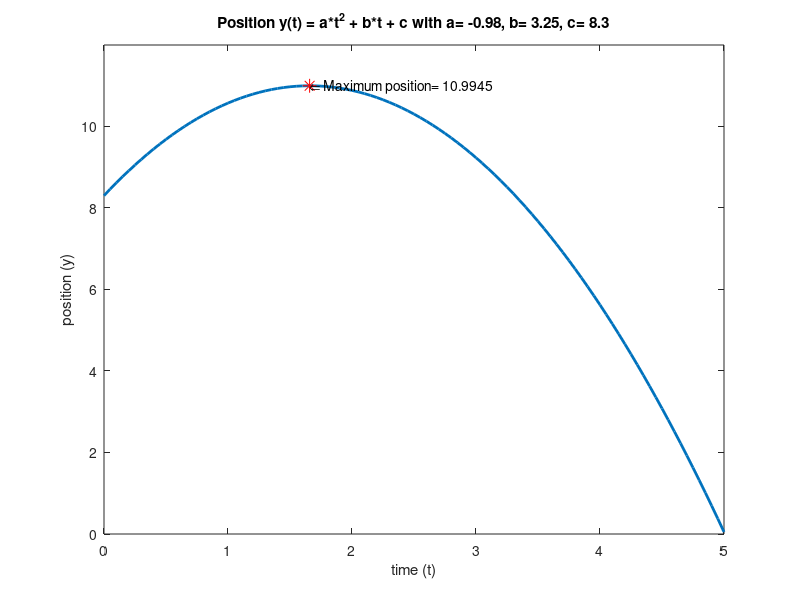

This chart was generated by the following MATLAB code:
% Jason M Graham
% 02/20/2018
% A simple script that computes with kinematic equations
% recall that y = at^2 + bt + c
% is the kinematic equation for position y as a function of time t
% where a = constant acceleration
% b = initial speed
% c = initial position 

% close plot windows and clear workspace
%close all;
%clear all;

% Parameters
a = -0.98; % acceleration 
b = 3.25;  % initial speed
c = 8.3;   % initial position
t = 12.3;  % a time value
y = a*t^2 + b*t + c; % the equation for position 

% Let's work with user defined input
t = input('Input a time at which to calculate y ');
% calculation based on user input
y = a*t^2 + b*t + c;
% display the result 
disp(['Position at time t= ',num2str(t),' is y= ',num2str(y), '.'])

% Let's also out put the corresponding speed v = 2*a*t + b
v = 2*a*t + b; % speed as a function of time 
disp(['The speed at time t= ',num2str(t),' is v= ',num2str(v), '.'])

% Recall that the time at which the position y is maximized is t = -b/(2*a)
tMax = -b/(2*a);
yMax = a*tMax^2 + b*tMax + c; % the equation for maximum position
disp(['The max position is at time tMax= ',num2str(tMax),' is xMax= ',num2str(yMax), '.'])

% We should make a plot of the position as a function of time
% We will ask for a final time value
tf = input('Input a final time value (>0) at which to calculate y ');

t = linspace(0,tf,101);  % time interval with 101 points
y = a*t.^2 + b*t + c; % note that this is vectorized where necessary
v = 2*a*t+b;
PositionVelocity = figure('Name','Position and Velocity');figure(PositionVelocity);
plot(t,y,'LineWidth',2); hold on;
%plot(t,v,'LineWidth',4);
title(['Position y(t) = a*t^2 + b*t + c with a= ',num2str(a),', b= ',num2str(b),', c= ',num2str(c)])
axis([0 tf 0 yMax + 1])
xlabel('time (t)')
ylabel('position (y)')

% add the point of max position
hold on;
plot(tMax,yMax,'*r','MarkerSize',10);
txt1 = ['\Leftarrow Maximum position= ',num2str(yMax)];
text(tMax,yMax,txt1,'HorizontalAlignment','left');

% we may want to save our data to work with later
%file = '~/Documents/MATLAB/data.mat';
%file = 'C:\Users\grahamj7\Documents\MATLAB\data.mat';
%save(file,'t','y');
%disp(['Data is saved as ',file])
